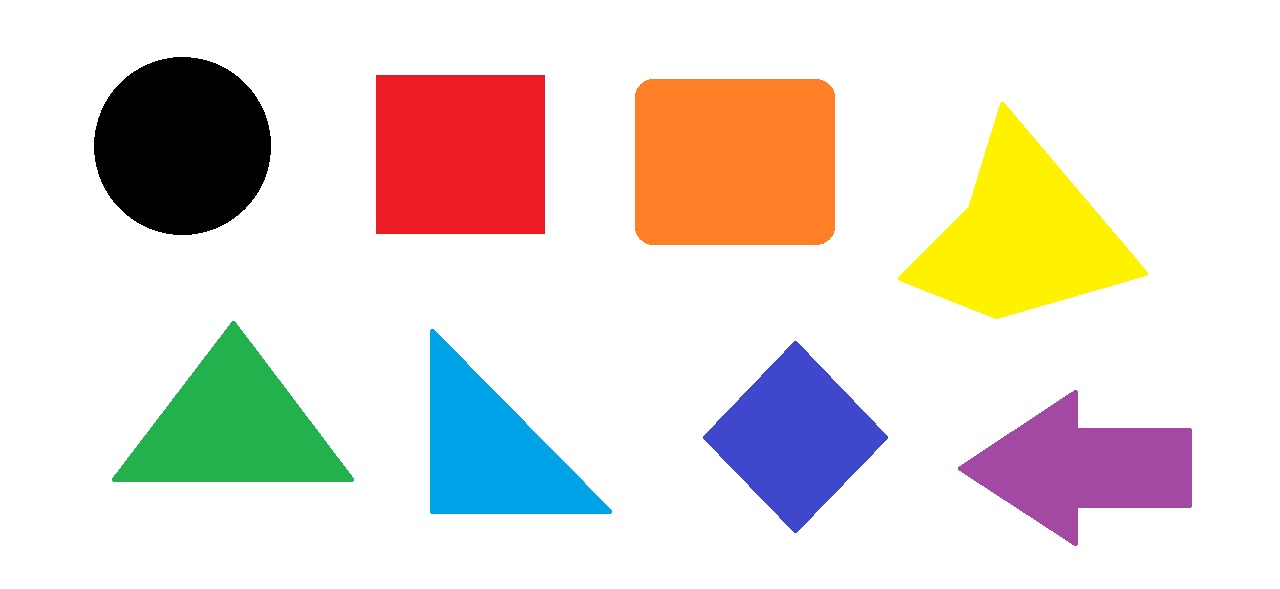
#> input picture test_picture_3.jpg, 1280 x 589 px, found by its file name
$ jupyter execute contours_research.ipynb
#> lines starting #> are read from the running program, lines starting #| are printed output that depends on the picture; after the words box and inside, x2 and y2 are one past the last pixel; in counts of white or black regions, pixels touching at a corner belong together
[cell 1]
import cv2 as cv
import numpy as np
import math

from matplotlib import pyplot as plt
from skimage.measure import approximate_polygon

[cell 2]
img = cv.imread('test_picture_3.JPG')
#> img is the input picture: shape (589, 1280, 3); mean B, G, R 211.9, 219.2, 227.1
img_gray = cv.imread('test_picture_3.JPG',0)
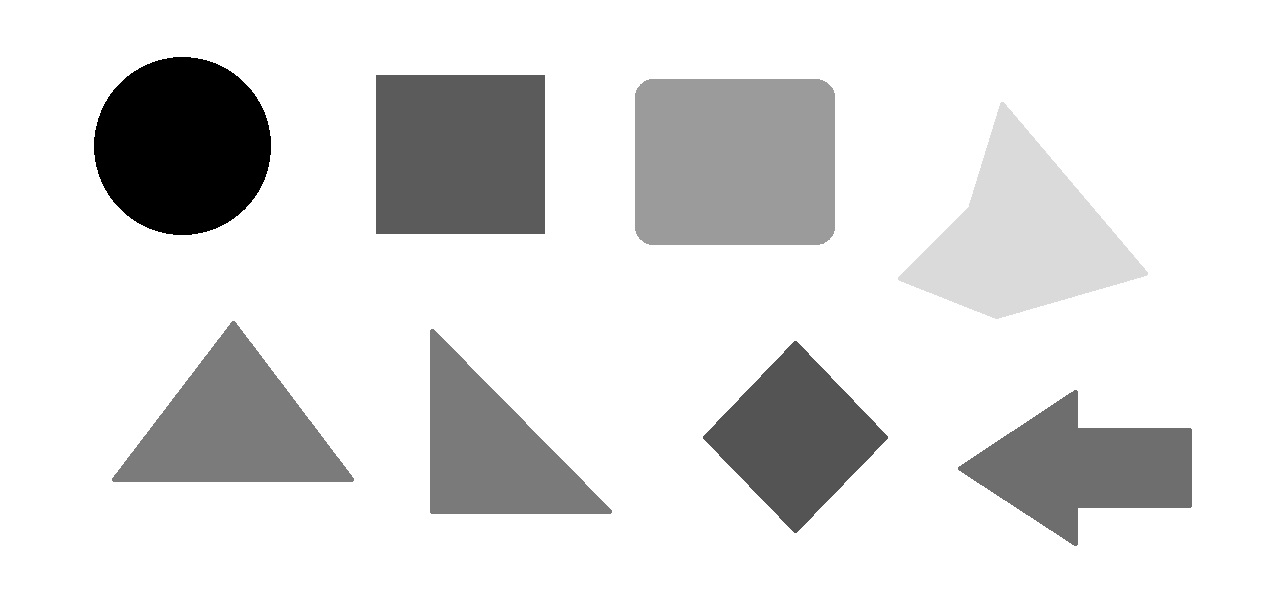
#> img_gray: shape (589, 1280); min 0, max 255, mean 220.8

ret, thresh = cv.threshold(img_gray, 230, 200, 0)
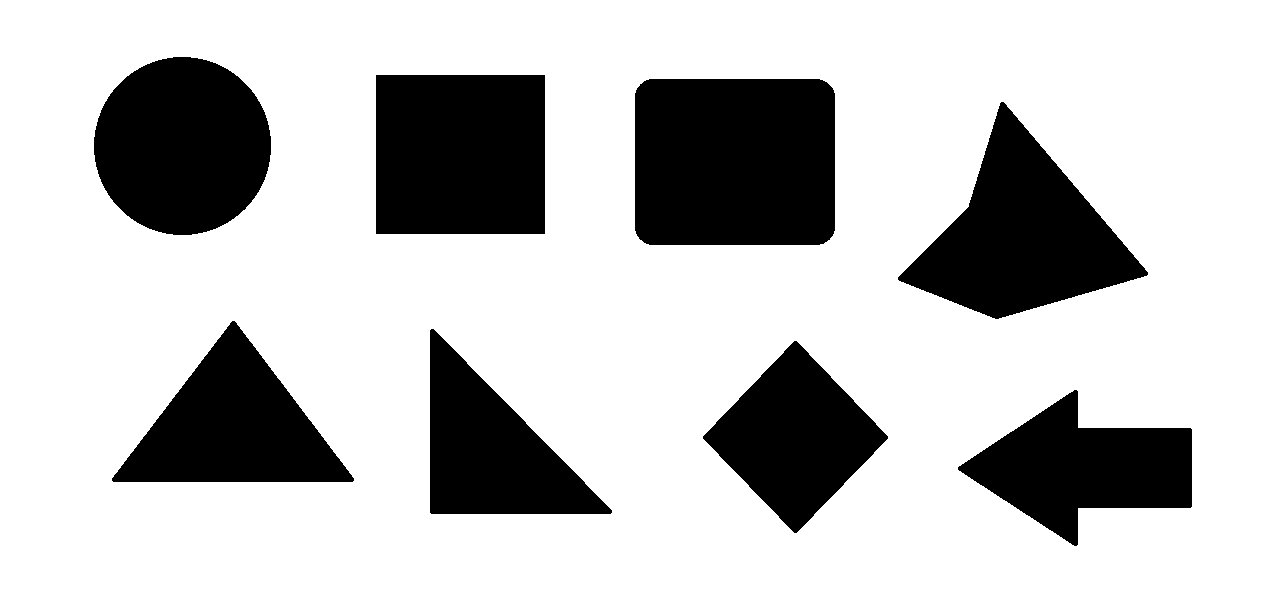
#> thresh: shape (589, 1280); values 0 (black) and 200 (white), 75.6% white; 8 black regions
contours, hierarchy = cv.findContours(thresh, cv.RETR_TREE, cv.CHAIN_APPROX_NONE)
#> contours = 9 contours; largest, box (x1, y1, x2, y2) and area: (0, 0, 1280, 589) 752052, (634, 78, 836, 246) 33248, (375, 74, 546, 235) 27198, (897, 101, 1149, 320) 25479, (93, 56, 272, 236) 24968

# [4 lines of commented-out code are left out]

[cell 3]
circle_contour = np.squeeze(contours[8])
#> circle_contour = 503 pairs, first value 93 to 271, second value 56 to 235
len(circle_contour)
#> Out = 503

[cell 4]
fig, (ax1) = plt.subplots(figsize=(4, 4))

ax1.plot(circle_contour[:, 0], circle_contour[:, 1])

plt.show()
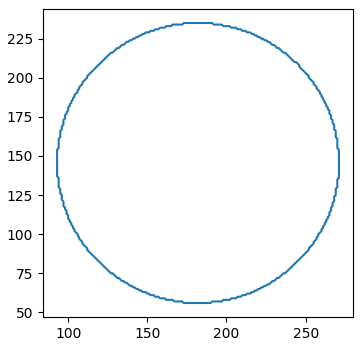
#> figure drawn by matplotlib, 1 panel

[cell 5]
approx_circle_contour = approximate_polygon(circle_contour, tolerance=2.5)
#> approx_circle_contour = 17 rows, first 8: [172, 57], [206, 59], [237, 75], [260, 102], [271, 136], [268, 170], [252, 201], [227, 223]
len(approx_circle_contour)
#> Out = 17

[cell 6]
fig, (ax1) = plt.subplots(figsize=(4, 4))

ax1.plot(approx_circle_contour[:, 0], approx_circle_contour[:, 1])

plt.show()
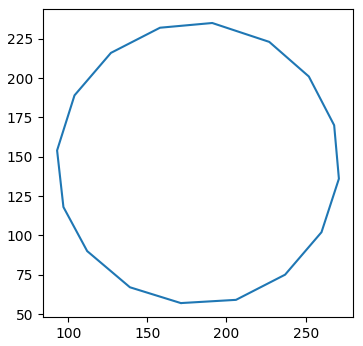
#> figure drawn by matplotlib, 1 panel
